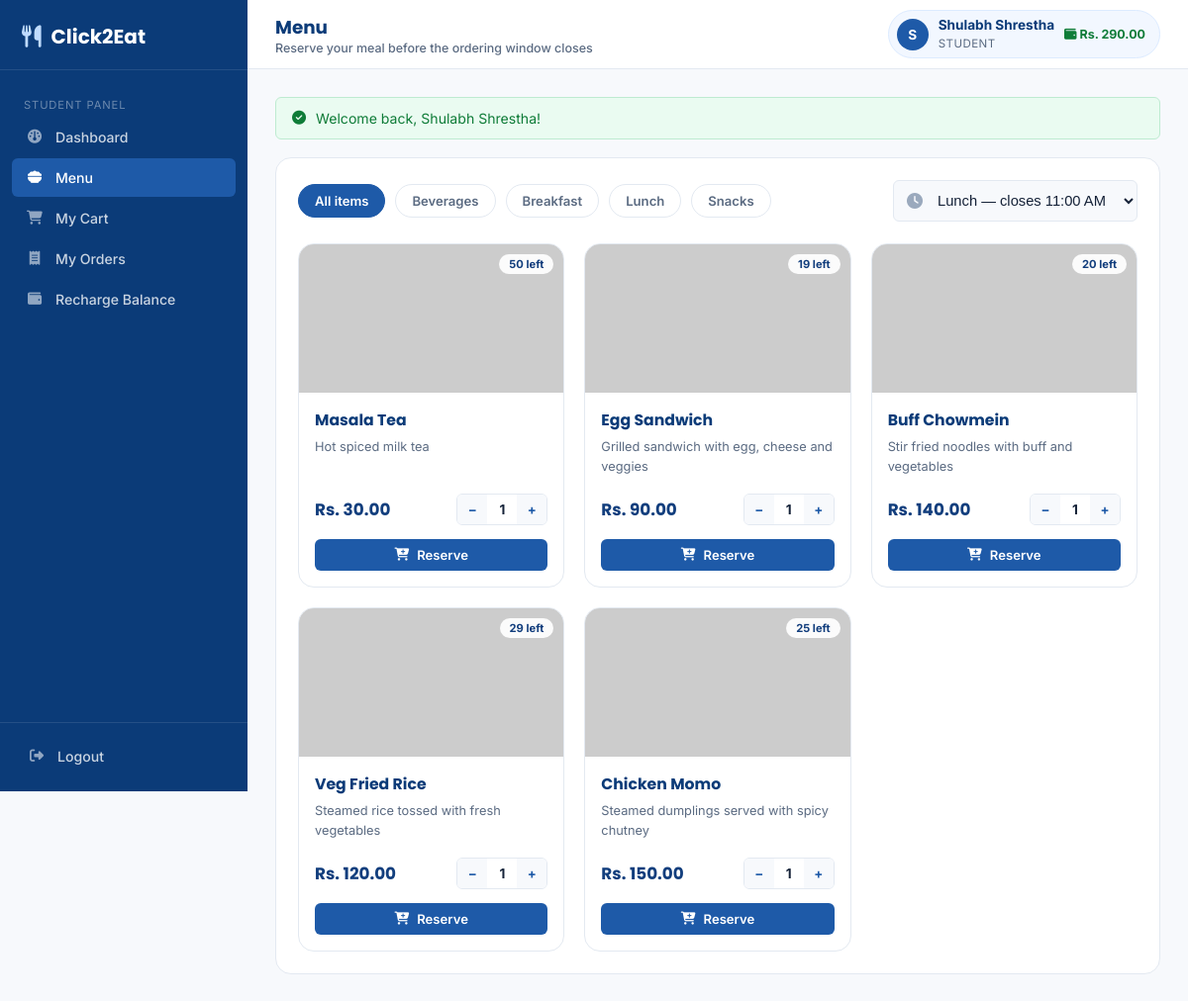
/student/menu.php (signed in), run on the app's committed database.
### tables this page shows
CREATE TABLE `menu_items` (
  `id` int(11) NOT NULL,
  `name` varchar(150) NOT NULL,
  `description` varchar(255) DEFAULT NULL,
  `category` varchar(50) DEFAULT 'General',
  `price` decimal(10,2) NOT NULL DEFAULT 0.00,
  `image` varchar(255) DEFAULT NULL,
  `stock` int(11) NOT NULL DEFAULT 0,
  `availability` enum('available','unavailable') NOT NULL DEFAULT 'available',
  `created_at` datetime NOT NULL DEFAULT current_timestamp(),
  `updated_at` datetime NOT NULL DEFAULT current_timestamp() ON UPDATE current_timestamp()
);

### includes/functions.php (called while the page is built, shortened)
<?php
function e($str) {
    return htmlspecialchars($str ?? '', ENT_QUOTES, 'UTF-8');
}
function isLoggedIn() {
    return isset($_SESSION['user_id']);
}
function currentUser() {
    return [
        'id'        => $_SESSION['user_id'],
        'role'      => $_SESSION['role'],
        'full_name' => $_SESSION['full_name'],
        'email'     => $_SESSION['email'],
        'balance'   => $_SESSION['balance'],
    ];
}
function getFlash() {
    if (!empty($_SESSION['flash'])) {
        $flash = $_SESSION['flash'];
        return $flash;
    }
    return null;
}
function getAllOpenSchedules($conn) {
    $now = date('H:i:s');
    $stmt = mysqli_prepare($conn, "SELECT * FROM meal_schedules WHERE is_active = 1 AND order_close_time > ? ORDER BY order_close_time ASC");
    mysqli_stmt_bind_param($stmt, 's', $now);
    mysqli_stmt_execute($stmt);
    return mysqli_stmt_get_result($stmt);
}
function placeholderImage() {
    return 'https://placehold.co/300x200/EAF2FF/1E5AA8?text=No+Image';
}

### student/menu.php (the view, shortened to what this page needs)
<?php
require_once __DIR__ . '/../config/config.php';
$currentPage = 'menu';
$pageTitle = 'Menu';
$pageSubtitle = 'Reserve your meal before the ordering window closes';
$openSchedules = getAllOpenSchedules($conn);
$openScheduleList = [];
while ($s = mysqli_fetch_assoc($openSchedules)) $openScheduleList[] = $s;
$items = mysqli_query($conn, "SELECT * FROM menu_items WHERE availability = 'available' ORDER BY category, name");
$itemList = [];
$categories = [];
while ($item = mysqli_fetch_assoc($items)) {
    $itemList[] = $item;
    if (!in_array($item['category'], $categories)) $categories[] = $item['category'];
}
?>
<!DOCTYPE html>
<html lang="en">
<head>
  <link rel="stylesheet" href="../assets/css/style.css">
</head>
<body>
<div class="app-shell">
  <?php include __DIR__ . '/../includes/user_sidebar.php'; ?>
  <div class="main-col">
    <?php include __DIR__ . '/../includes/topbar.php'; ?>
    <div class="page-body">
      <?php include __DIR__ . '/../includes/flash.php'; ?>
      <div class="card">
        <div class="menu-toolbar">
          <div class="filters" id="categoryFilters">
            <button type="button" class="chip-filter active" data-cat="all">All items</button>
            <?php foreach ($categories as $cat): ?>
              <button type="button" class="chip-filter" data-cat="<?= e($cat) ?>"><?= e($cat) ?></button>
            <?php endforeach; ?>
          </div>
          <?php if (!empty($openScheduleList)): ?>
            <div class="input-icon" style="max-width:260px;">
              <select id="scheduleSelect">
                <?php foreach ($openScheduleList as $s): ?>
                  <option value="<?= $s['id'] ?>"><?= e($s['meal_name']) ?> — closes <?= date('g:i A', strtotime($s['order_close_time'])) ?></option>
                <?php endforeach; ?>
              </select>
            </div>
          <?php endif; ?>
        </div>
        <?php if (empty($itemList)): ?>
          <div class="empty-state">
            <i class="fa-solid fa-bowl-food"></i>
            <p>No menu items available right now. Please check back soon.</p>
          </div>
        <?php else: ?>
          <div class="menu-grid" id="menuGrid">
            <?php foreach ($itemList as $item): ?>
              <div class="menu-card <?= empty($openScheduleList) || $item['stock'] <= 0 ? 'disabled-overlay' : '' ?>"
                   data-item-id="<?= $item['id'] ?>" data-stock="<?= (int)$item['stock'] ?>" data-cat="<?= e($item['category']) ?>">
                <div class="thumb">
                  <img src="<?= $item['image'] ? '../uploads/menu/' . e($item['image']) : placeholderImage() ?>" alt="<?= e($item['name']) ?>">
                  <span class="stock-tag"><?= (int)$item['stock'] ?> left</span>
                </div>
                <div class="body">
                  <h4><?= e($item['name']) ?></h4>
                  <p class="desc"><?= e($item['description']) ?></p>
                  <div class="price-row">
                    <span class="price">Rs. <?= number_format($item['price'], 2) ?></span>
                    <?php if ($item['stock'] > 0 && !empty($openScheduleList)): ?>
                      <div class="qty-control">
                        <button type="button" class="qty-minus">−</button>
                        <span class="qty-value">1</span>
                        <button type="button" class="qty-plus">+</button>
                      </div>
                    <?php endif; ?>
                  </div>
                  <button type="button" class="btn btn-primary btn-sm btn-block add-to-cart-btn" style="margin-top:8px;"
                          <?= ($item['stock'] <= 0 || empty($openScheduleList)) ? 'disabled' : '' ?>>
                    <i class="fa-solid fa-cart-plus"></i>
                    <?= $item['stock'] <= 0 ? 'Out of stock' : (empty($openScheduleList) ? 'Ordering closed' : 'Reserve') ?>
                  </button>
                </div>
              </div>
            <?php endforeach; ?>
          </div>
        <?php endif; ?>
      </div>
    </div>
  </div>
</div>
</body>
</html>

### includes/user_sidebar.php (shortened to what this page needs)
<?php
$currentPage = $currentPage ?? '';
$links = [
    'dashboard' => ['icon' => 'fa-gauge',      'label' => 'Dashboard',       'href' => 'dashboard.php'],
    'menu'      => ['icon' => 'fa-bowl-food',  'label' => 'Menu',            'href' => 'menu.php'],
    'cart'      => ['icon' => 'fa-cart-shopping','label' => 'My Cart',       'href' => 'cart.php'],
    'orders'    => ['icon' => 'fa-receipt',    'label' => 'My Orders',       'href' => 'orders.php'],
    'recharge'  => ['icon' => 'fa-wallet',     'label' => 'Recharge Balance','href' => 'recharge.php'],
];
?>
<aside class="sidebar" id="userSidebar">
  <div class="brand">
    <i class="fa-solid fa-utensils"></i> <?= e(SITE_NAME) ?>
  </div>
  <nav>
    <div class="nav-label"><?= e(ucfirst($_SESSION['role'])) ?> Panel</div>
    <?php foreach ($links as $key => $link): ?>
      <a href="<?= $link['href'] ?>" class="nav-link <?= $currentPage === $key ? 'active' : '' ?>">
        <i class="fa-solid <?= $link['icon'] ?>"></i> <?= $link['label'] ?>
      </a>
    <?php endforeach; ?>
  </nav>
  <div class="sidebar-foot">
    <a href="<?= BASE_URL ?>/auth/logout.php" class="nav-link">
      <i class="fa-solid fa-right-from-bracket"></i> Logout
    </a>
  </div>
</aside>

### includes/topbar.php (shortened to what this page needs)
<?php
$u = currentUser();
?>
<div class="topbar">
  <div style="display:flex;align-items:center;gap:14px;">
    <div>
      <h1><?= e($pageTitle ?? 'Dashboard') ?></h1>
      <?php if (!empty($pageSubtitle)): ?><div class="topbar-sub"><?= e($pageSubtitle) ?></div><?php endif; ?>
    </div>
  </div>
  <div class="user-chip">
    <div class="avatar"><?= e(strtoupper(substr($u['full_name'], 0, 1))) ?></div>
    <div class="meta">
      <strong><?= e($u['full_name']) ?></strong>
      <span><?= e($u['role']) ?></span>
    </div>
    <?php if ($u['role'] !== 'admin'): ?>
      <span class="balance"><i class="fa-solid fa-wallet"></i> Rs. <?= number_format($u['balance'], 2) ?></span>
    <?php endif; ?>
  </div>
</div>

### includes/flash.php
<?php $flash = getFlash(); ?>
<?php if ($flash): ?>
  <div class="alert alert-<?= e($flash['type']) ?>" data-autohide>
    <i class="fa-solid <?= $flash['type'] === 'success' ? 'fa-circle-check' : ($flash['type'] === 'error' ? 'fa-circle-exclamation' : 'fa-circle-info') ?>"></i>
    <?= e($flash['message']) ?>
  </div>
<?php endif; ?>

### data on the page
menu_items: stock "50", name "Masala Tea", description "Hot spiced milk tea", price "30.00", shows "1", shows "Reserve"
menu_items: stock "19", name "Egg Sandwich", description "Grilled sandwich with egg, cheese and veggies", price "90.00", shows "Reserve"
menu_items: stock "20", name "Buff Chowmein", description "Stir fried noodles with buff and vegetables", price "140.00", shows "Reserve"
menu_items: stock "29", name "Veg Fried Rice", description "Steamed rice tossed with fresh vegetables", price "120.00", shows "Reserve"
menu_items: stock "25", name "Chicken Momo", description "Steamed dumplings served with spicy chutney", price "150.00", shows "Reserve"

### other printed values
SITE_NAME "Click2Eat"
$_SESSION['role'] "STUDENT"
$link['label'] "Dashboard"
$link['label'] "Menu"
$link['label'] "My Cart"
$link['label'] "My Orders"
$link['label'] "Recharge Balance"
$pageTitle "Menu"
$pageSubtitle "Reserve your meal before the ordering window closes"
substr($u['full_name'], 0, 1) "S"
$u['full_name'] "Shulabh Shrestha"
$u['role'] "STUDENT"
$u['balance'] "290.00"
$flash['message'] "Welcome back, Shulabh Shrestha!"
$cat "Beverages"
